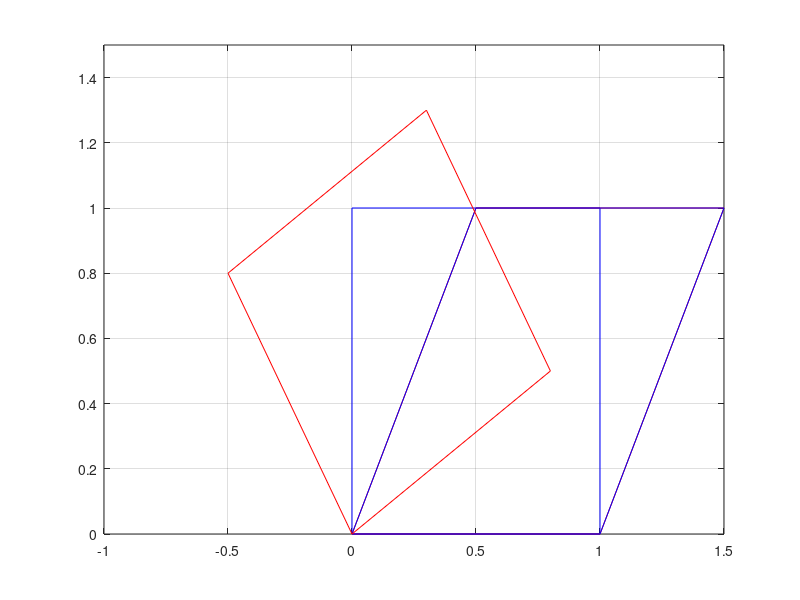

MATLAB code for this plot:
%(1)
% 各点坐标
x1 = [0;0];
x2 = [1;0];
x3 = [1;1];
x4 = [0;1];
% 原矩阵
x = [x1,x2,x3,x4,x1];
% 变换矩阵
A = [1 0.5;0 1];
% 左乘
y = A * x;
% 绘画原矩阵
plot(x(1,:),x(2,:), 'b')
hold on % 保留绘图
% 绘画结果矩阵
plot(y(1,:),y(2,:),'r')
axis([0 1.5 0 1.5]) %对坐标轴进行标定
grid on % 显示
%(2)
% 变换矩阵
B = [0.8 -0.9;0.5 0.55];
% 原矩阵左乘变换矩阵
z = B * y;
% 绘画原矩阵
plot(y(1,:),y(2,:), 'b')
hold on % 保留绘图
% 绘画结果矩阵
plot(z(1,:),z(2,:),'r')
axis([-1 1.5 0 1.5 ]) %对坐标轴进行标定
grid on % 显示
